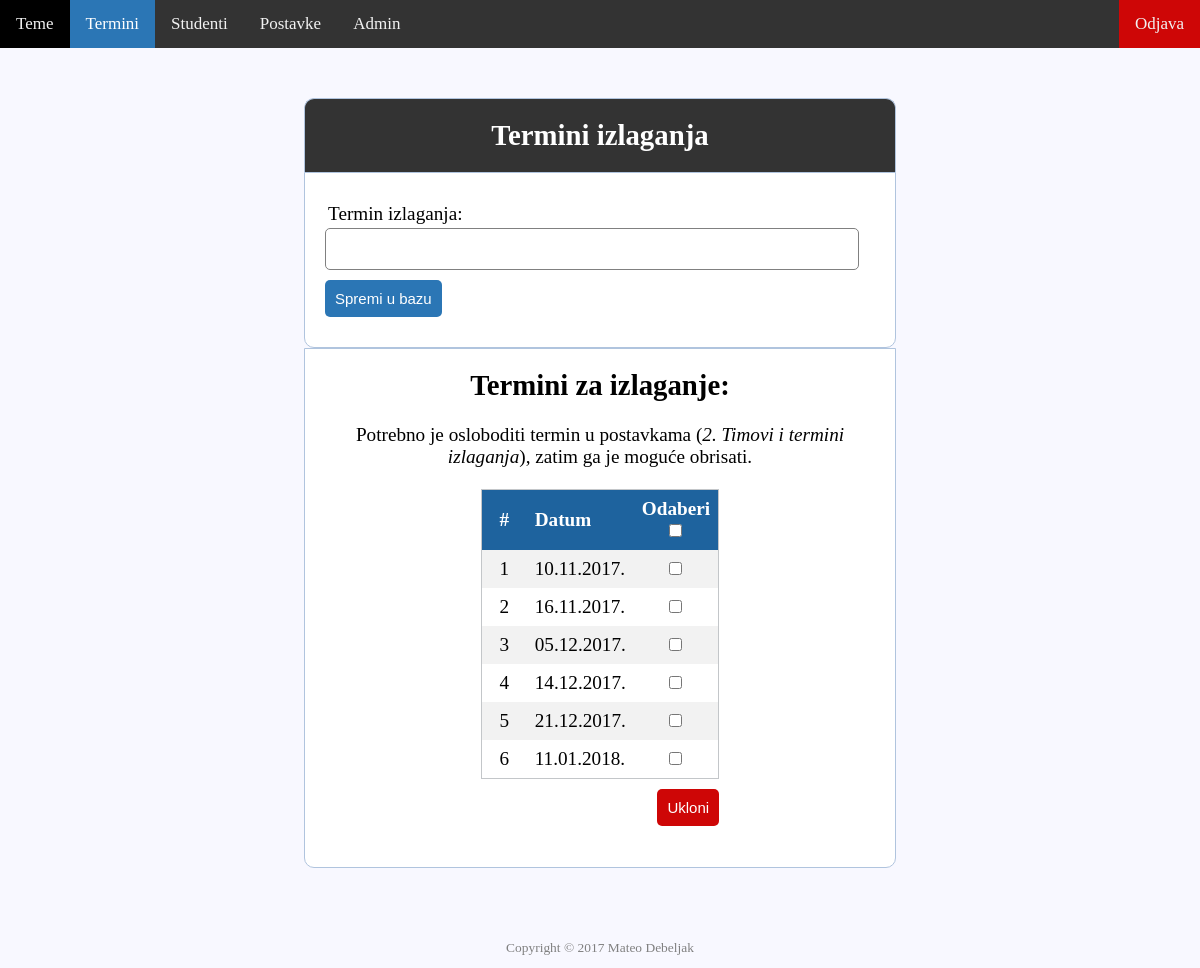
Page /registration/datesAdmin.php (signed in) on the committed database.
### tables this page shows
CREATE TABLE `dates` (
  `id` int(11) NOT NULL,
  `dates` varchar(255) NOT NULL
);

### registration/datesAdmin.php (the view, shortened to what this page needs)
<?php
	include 'server.php';
	$query = $con->prepare("SELECT fname, lname
							FROM admins
							WHERE id = :currentUserId");
	$query->bindParam(":currentUserId", $_SESSION["id"]);
	$query->execute();
	$name = $query->fetch(PDO::FETCH_OBJ);
	$query = "SELECT * FROM dates";
	$result = mysqli_query($db,$query)or die(mysqli_error());
?>
<!DOCTYPE html>
<html>
<head>
	<link rel="stylesheet" type="text/css" href="style.css">
</head>
<body>
	<div class="topnav" id="myTopnav">
	  <a href="topicAdmin.php">Teme</a>
	  <a class="active" href="datesAdmin.php">Termini</a>
	  <a href="usersAdmin.php">Studenti</a>
	  <a href="settingsAdmin.php">Postavke</a>
	  <a href="registerAdmin.php">Admin</a>
	  <?php  if (isset($_SESSION['username'])) : ?>
	  	<a style="float: right; background-color: #ce0606;" href="topicAdmin.php?logout='1'">Odjava</a>
	  	<p style="float: right; color: #f2f2f2; text-align: center; padding: 14px 16px; font-size: 17px;"><?php echo $name->fname; echo " "; echo $name->lname;  ?></p>
	  <?php endif ?>
	</div>
	<div class="header-admin" style="width: 550px;">
		<h2>Termini izlaganja</h2>
	</div>
	<form method="post" action="datesAdmin.php" style="width: 550px;">
		<div class="input-group">
			<label>Termin izlaganja:</label>
			<input type="text" name="dates" value="">
		</div>
		<div class="input-group">
			<button type="submit" class="btn" name="save_dates">Spremi u bazu</button>
		</div>
	</form>
<div class="content" style="width: 550px;">
	<p><h2 align="center">Termini za izlaganje:</h2></p><br>
	<p align="center"> Potrebno je osloboditi termin u postavkama (<i>2. Timovi i termini izlaganja</i>), zatim ga je moguće obrisati. </p>
	<form name="topic" action="datesAdmin.php" method="post" style="display: table; background: transparent; border-color: transparent; width: auto;">
	<table>
		<tr>
			<th style="text-align: center;">#</th>
			<th>Datum</th>
			<th style="text-align: center;">Odaberi <br><input type="checkbox" id="cbgroup1_master" onchange="togglecheckboxes(this, 'num[]')"></th>
		</tr>
		<?php while($row = mysqli_fetch_array($result)) { ?>
		    <tr>
    			<td> </td>
		    	<td> <?php echo $row["dates"]; ?> </td>
		    	<td style="text-align: center;"> <input type="checkbox" name="num[]" value="<?php echo $row["id"]; ?>" /> </td>
		    </tr>
		<?php } ?>
	</table>
	<div class="input-group">
	<button type="submit" class="delbtn" name="del_dates" onclick="return confirm('Sigurno želite obrisati odabrano?')">Ukloni</button>
	</div>
	</form>
</div>
</body>
<footer>
    <p class="copyright">Copyright &copy; <?php echo date("Y"); ?> Mateo Debeljak</p>
</footer>
</html>

### registration/style.css (style rules this page uses)
* { margin: 0px; padding: 0px; }
body { font-size: 120%; background: #F8F8FF; }
.header-admin { width: 30%; margin: 50px auto 0px; color: white; background: #333; text-align: center; border: 1px solid #B0C4DE; border-bottom: none; border-radius: 10px 10px 0px 0px; padding: 20px; }
footer { position: relative; height: 100px; width: 100%; }
p.copyright { position: absolute; width: 100%; color: gray; line-height: 40px; font-size: 0.7em; text-align: center; bottom:0; }
form, .content { width: 30%; margin: 0px auto; padding: 20px; border: 1px solid #B0C4DE; background: white; border-radius: 0px 0px 10px 10px; }
a:link { color: #2B76B5; }
.input-group { margin: 10px 0px 10px 0px; }
.input-group label { display: block; text-align: left; margin: 3px; }
.input-group input { height: 30px; width: 93%; padding: 5px 10px; font-size: 16px; border-radius: 5px; border: 1px solid gray; }
.btn { padding: 10px; font-size: 15px; color: white; background: #2B76B5; border: none; border-radius: 5px; cursor:pointer; }
.delbtn { padding: 10px; font-size: 15px; color: white; background: #ce0606; border: none; border-radius: 5px; float: right; cursor:pointer; }
.topnav { background-color: #333; overflow: hidden; }
.topnav a { float: left; display: block; color: #f2f2f2; text-align: center; padding: 14px 16px; text-decoration: none; font-size: 17px; }
.topnav a.active { background-color: #2B76B5; color: white; }
table { counter-reset: rowNumber; border: 1px solid #c3c6c9; border-collapse: collapse; width: 100%; }
th, td { text-align: left; padding: 8px; }
tr:nth-child(even) { background-color: #f2f2f2 }
th { background-color: #1e639e; color: white; }
table tr:not(:first-child) { counter-increment: rowNumber; }
table tr td:first-child::before { content: counter(rowNumber); min-width: 1em; margin-right: 0.5em; margin-left: 0.5em; }

### rows in the picture
dates: dates "10.11.2017."
dates: dates "16.11.2017."
dates: dates "05.12.2017."
dates: dates "14.12.2017."
dates: dates "21.12.2017."
dates: dates "11.01.2018."
